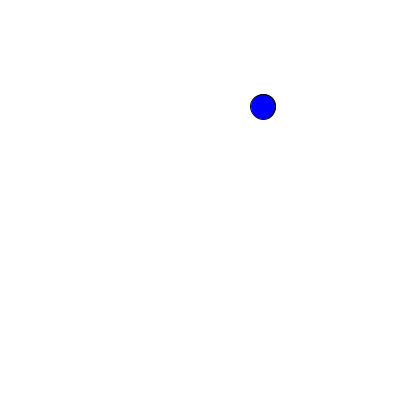
Frame 1 (no input)
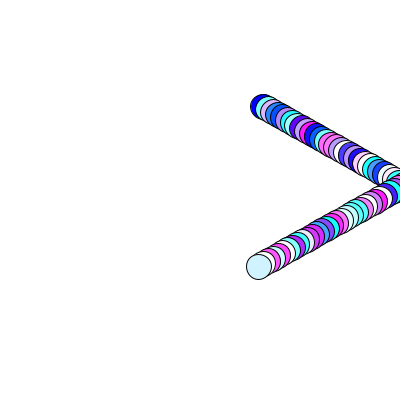
Frame 60 (the mouse pressed at the canvas centre just before this capture)
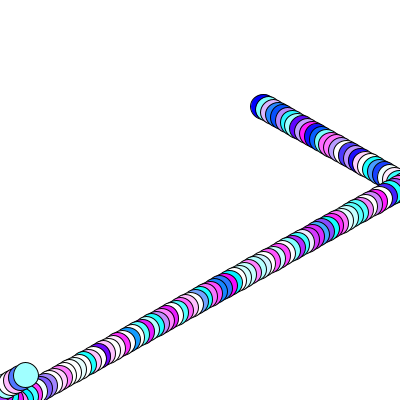
Frame 120 (the mouse held since frame 60 and released just before this capture)

The Processing sketch that drew these frames (run headless with seeded random() and noise(); from frame 60 on, the mouse is pressed at the canvas centre):

// Processing sketch: processing_163401
// ── processing_163401.pde

float x;
float y;
Ball myBall;

void setup() {
  size(400, 400);
  myBall = new Ball();
  background(255);
}

void draw() {
  fill(y, x, 255);
  myBall.move();
  myBall.bounce();
  myBall.display();
  
  x=random(width);
  y=random(height);
}

void mousePressed()  {
  background(255);
}

class Ball {
  float xPos;
  float yPos;
  float xSpeed;
  float ySpeed;
  float diam;

  Ball() {
    xPos = random(width);
    yPos = random(height);
    xSpeed = random(2,5);
    ySpeed = random(2,5);
    diam = 25;
  }

  void move() {
    xPos += xSpeed;
    yPos += ySpeed;
  }

  void bounce() {
    if (xPos > width || xPos < 0) {
      xSpeed = -xSpeed;
    }
    if (yPos > height || yPos < 0) {
      ySpeed = -ySpeed;
    }
  }

  void display() {  
    ellipse(xPos, yPos, diam, diam);
  }
}
